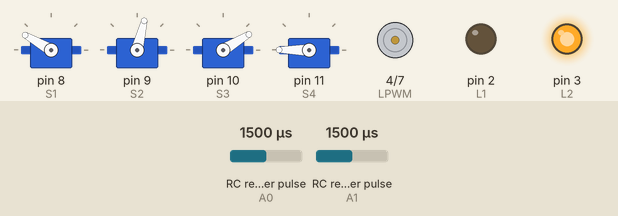
Recording of a sketch running on a simulated Arduino Uno, built with avr-gcc and run on an emulated ATmega328P. On the bench: 4 × servo, motor-driver pin pairs drawn as motors (green arrow = first pin HIGH = forward, orange = second pin HIGH = backward, longer = more drive), output pins drawn as LEDs (lit = HIGH). Wiring (inferred from the names in the program): 2 × RC receiver channel: data A0 / data A1. The test bench sets the inputs (shaded band); at power-on: RC receiver pulse (sensors on A0, A1) 1500 µs. Pins used as bus, display or sensor lines are not drawn.

Above: at 1.2 s.
1.3 s: RC receiver pulse (sensor on A0) set to 1225 µs
At 3.4 s:
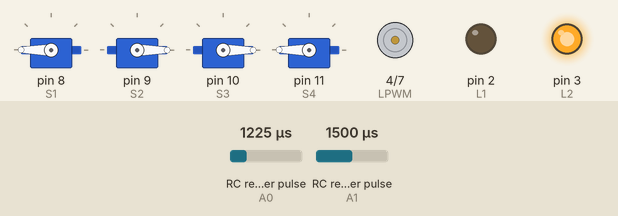
4.3 s: RC receiver pulse (sensor on A0) set to 1192 µs
At 4.72 s:
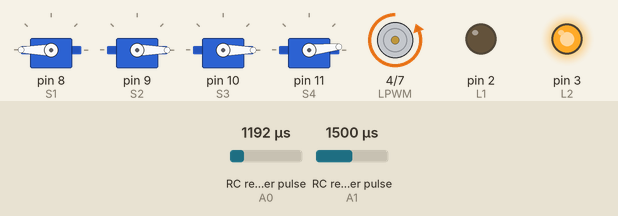
7.3 s: RC receiver pulse (sensor on A1) set to 1477 µs
10.3 s: RC receiver pulse (sensor on A1) set to 1459 µs
At 10.7 s:
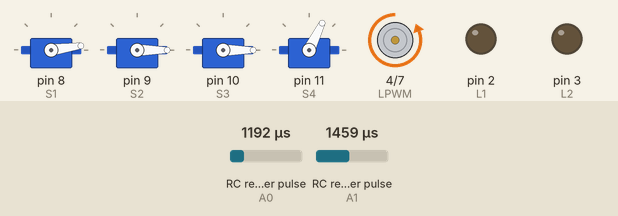
13.3 s: RC receiver pulse (sensor on A0) set to 1250 µs
At 13.38 s:
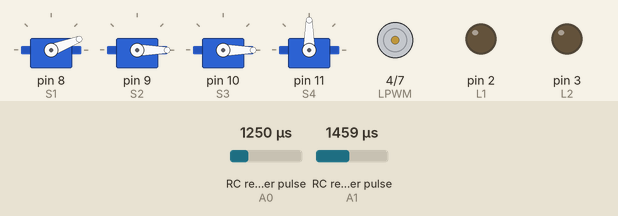
16.3 s: RC receiver pulse (sensor on A1) set to 1020 µs
At 16.68 s:
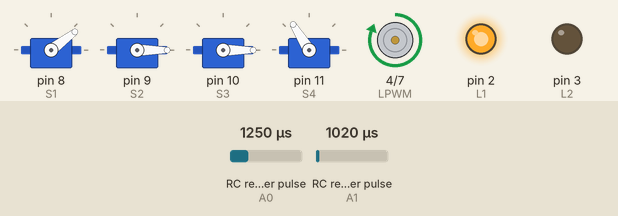
Timing chart, 0 to 22.1 s (numbered marks = the images above; inputs shaded):
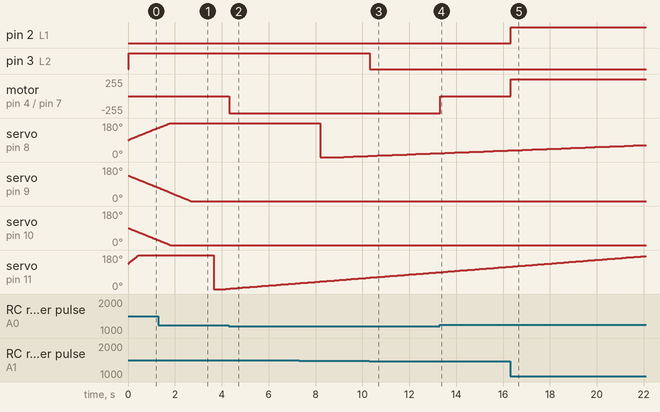

Measured:
- the behaviour switches between 1208 and 1207 µs on RC receiver pulse (sensor on A0) (found by bisection; images 1 and 2)
- the behaviour switches between 1466 and 1465 µs on RC receiver pulse (sensor on A1) (found by bisection; images 2 and 3)
- after the input at 1.3 s, servo on pin 9 (S2): goes on until 2.7 s, then stays 0°
- after the input at 4.3 s, motor on pin 4 (LPWM) / pin 7 (RPWM): stopped → backward 255/255 at once
- after the input at 10.3 s, pin 3 (L2): HIGH → LOW at once
- after the input at 13.3 s, motor on pin 4 (LPWM) / pin 7 (RPWM): backward 255/255 → stopped at once
- after the input at 16.3 s, pin 2 (L1): LOW → HIGH at once; motor on pin 4 (LPWM) / pin 7 (RPWM): stopped → forward 255/255 at once

The sketch:

Full_Code_Build_0.ino
```cpp
#include<Servo.h>
#define L1 2
#define L2 3
#define R1 5
#define R2 6
#define RPWM 7
#define LPWM 4

#define THRESHOLD 200
int pos[]={90,135,90,135};
int leftin,rightin;
int x,y,SIZE;
int start=-1,i=0;

Servo S1,S2,S3,S4;


void setup() {
  pinMode(L1,OUTPUT)    ;
  pinMode(L2,OUTPUT)    ;
  pinMode(R2,OUTPUT)    ;
  pinMode(R1,OUTPUT)    ;
  pinMode(RPWM,OUTPUT);
  pinMode(LPWM,OUTPUT);
  pinMode(A0,INPUT); //ch3
  pinMode(A1,INPUT); //ch2

  S1.attach(8);
  S2.attach(9);
  S3.attach(10);
  S4.attach(11);
  armreset();

}

void armreset()         // PUTS THE ARM IN DEFAULT POSITION
{

  S1.write(90);
  S2.write(135);
  S3.write(90);
  S4.write(135);
  pass(L1,LOW,L2,LOW);
  pass(R1,LOW,R2,LOW);

}


void allMotions()
{

  loco();

  if( abs(x) <5 && abs(y)<5)    //radius of 5 pixels is excluded for arm motion
      forward(SIZE);
  else
  {
    if(x>0 && y>0)
      armMotion(1,1,1,0);

    if(x<0 && y>0)
      armMotion(0,1,1,0);

    if(x<0 && y<0)
      armMotion(0,0,0,1);

    if(x>0 && y<0)
      armMotion(1,0,0,1);
  }

}

void armMotion(int a,int b,int c, int d)
{


//  WRITING TO ARM NOW --------------->
  if(a==1)
    S1.write(++pos[0]);
  else
    S1.write(--pos[0]);

  if(b==1)

    S2.write(++pos[1]);
   else
    S2.write(--pos[1]);

  if(c==1)
    S3.write(++pos[2]);
  else
    S3.write(--pos[2]);

  if(d==1)
    S4.write(++(++pos[3]));
   else
    S4.write(--(--pos[3]));


//    <------------ ARM CONTROL ENDs
}

void forward(int SIZE)
{
  if(SIZE>THRESHOLD)
    cut();
  else
    {
      S2.write( --pos[1] );
      S3.write( ++pos[2] );
    }
}

void loco()
{
  //  REMOTE CONTROLS START HERE -------->
  if(rightin>-20 && rightin <20)
      pass(R1,LOW,R2,LOW);

  else {
    if(rightin>=20)
    {
      pass(R1,LOW,R2,HIGH);
      analogWrite(RPWM,rightin);
    }
    else
      {
        pass(R1,HIGH,R2,LOW);
        analogWrite(RPWM,-rightin);
      }
  }

if(leftin>-20 && leftin <20)
      pass(L1,LOW,L2,LOW);

  else {
    if(leftin>=20)
    {
      pass(L1,LOW,L2,HIGH);
      analogWrite(LPWM,leftin);
    }
    else
      {
        pass(L1,HIGH,L2,LOW);
        analogWrite(LPWM,-leftin);
      }
  }

//  <-------------- REMOTE CONTROLS ENDS HERE
}
void pass(int p1, int a, int p2, int b)
{
  digitalWrite(p1,a);
  digitalWrite(p2,b);
}
void cut()
{
//  calibrate cutting
}
void readData()
{
//  READING PI DATA --------------->
  char arr[20];
  if(Serial.available() > 0 )
    {
      char ch=Serial.read();

      if(ch=='$')
        start=1;
      if(start==1)
      {
          arr[i]=ch;
          i++;
      }
      if(ch=='*')
      {
        arr[i]='\0';
        start=-1;
        i=0;
      }

    }
//    <-------------- PI DATA READ
//EXTRACTING VALUES FROM PI DATA --------------->


  x= (arr[1]*100) + (arr[2]*10) + arr[3];
  y= (arr[5]*100) + (arr[6]*10) + arr[7];
  SIZE= (arr[9]*100) + (arr[10]*10) + arr[11];
//  <---------------------------  VALUES EXTRACTED

}


void loop (){


// ALL INPUTS HERE ------------------------------->
// REMOTE INPUT HERE ----->
  rightin=pulseIn(A0,HIGH);
  leftin=pulseIn(A1,HIGH);

  rightin=map(rightin,1023,1850,-230,230);
  leftin=map(leftin,1017,1845,-230,230);
// <------- REMOTE INPUT ENDS

  readData();             // INPUT FROM PI


// <------------------------------------- ALL INPUT ENDS

    allMotions();   //ALL MOTIONS ARE TRIGGERED
}
```
